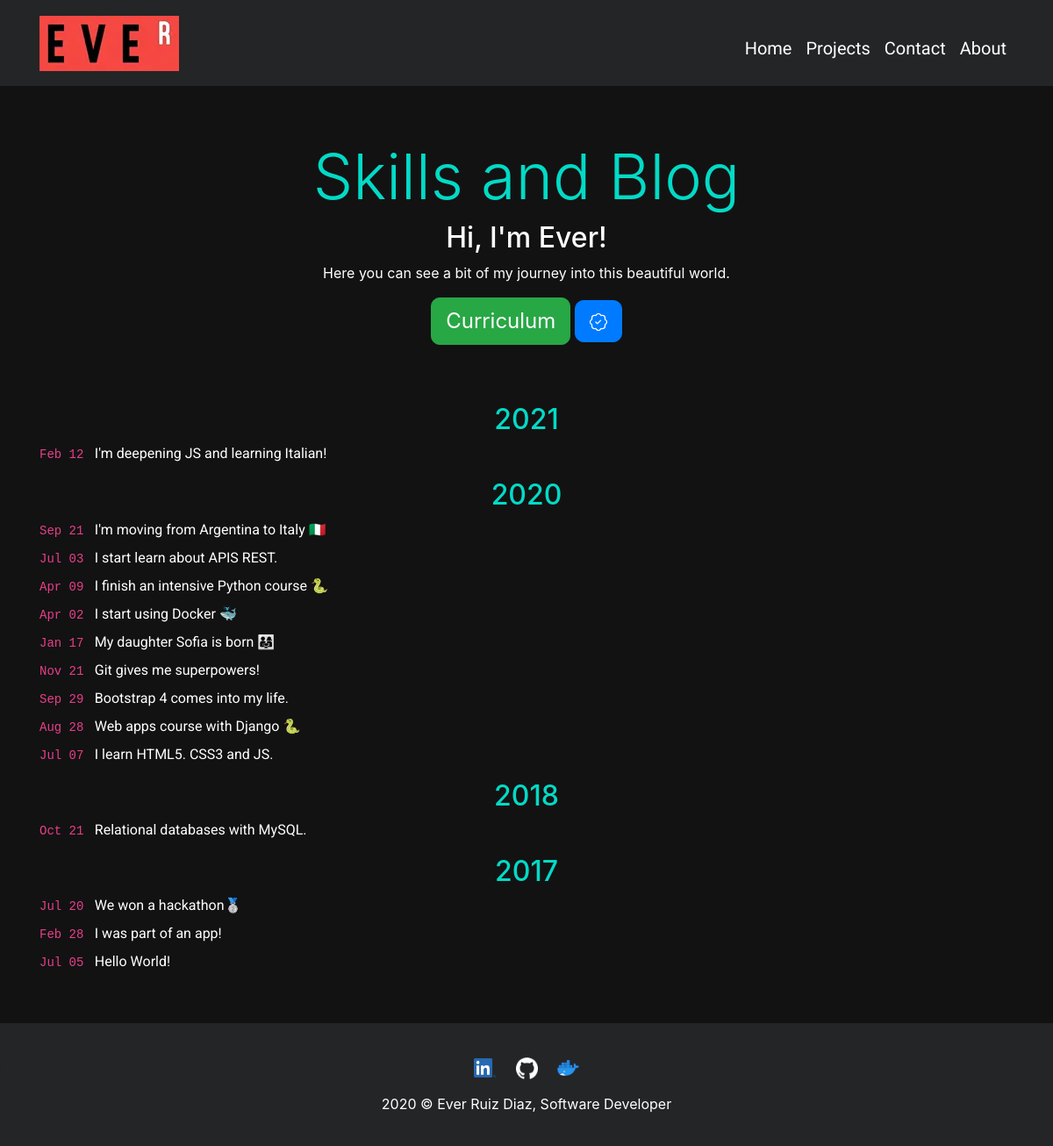
/, run on an earlier commit of the app's database.
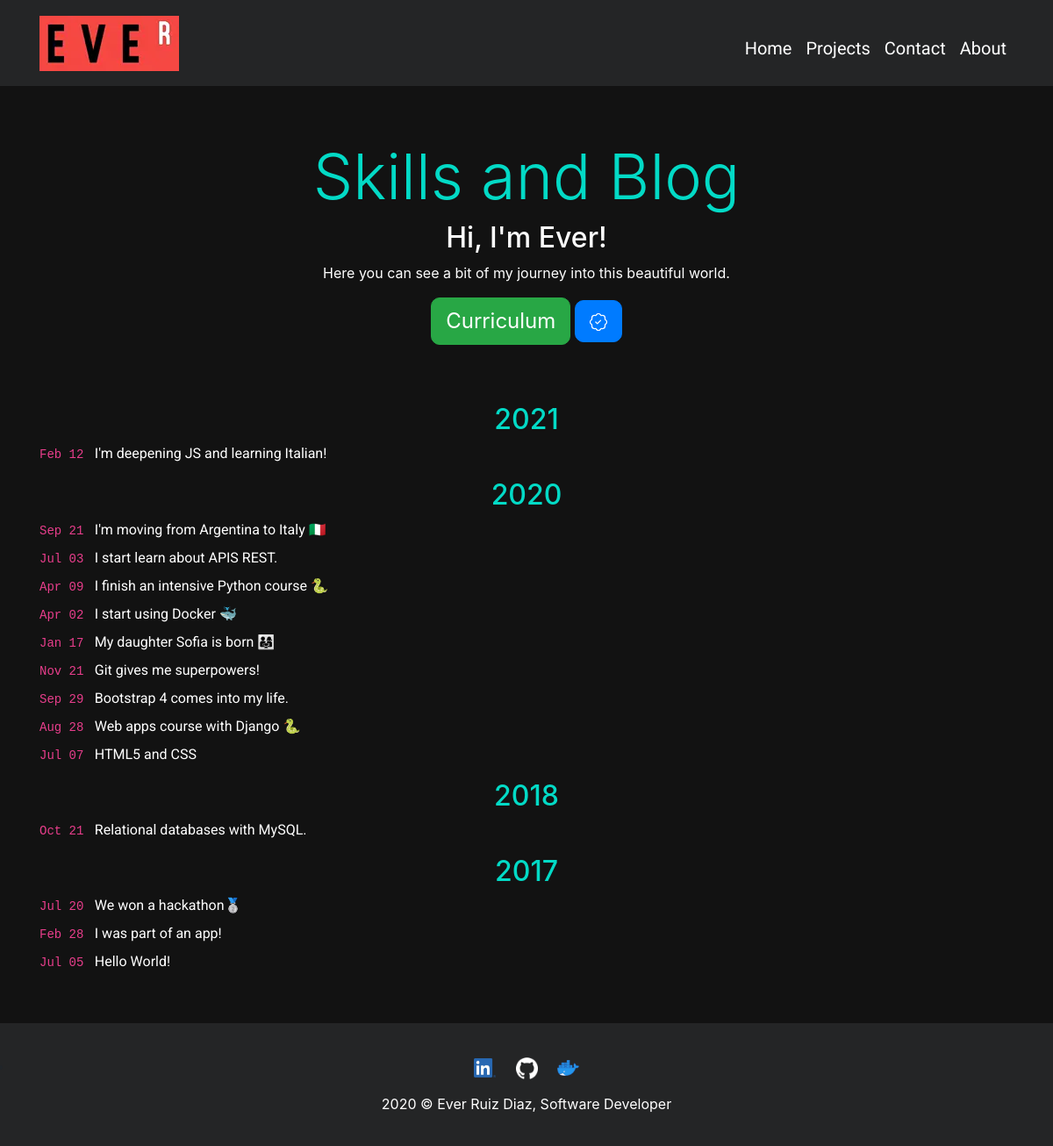
And on a later commit of the database.
### core/models.py (models this page shows, shortened)
class Blog(models.Model):
    title = models.CharField(verbose_name="Titulo", blank=True, max_length=150)
    subtitle = models.CharField(verbose_name="Subtitulo", blank=True, max_length=150, default="Nea")
    year = models.CharField(max_length=4, verbose_name="Año", null=True, blank=True)
    text_time = models.CharField(max_length=6, verbose_name="Fecha")
    description = RichTextField(verbose_name="Descripcion", blank=True, null=True)
    ordering = FloatField(verbose_name='Orden', default=0)
    link = models.URLField(null=True, blank=True)
    created = models.DateTimeField(auto_now_add=True, verbose_name='Fecha de creación')
    updated = models.DateTimeField(auto_now=True, verbose_name='Fecha de actualización')
    class Meta:
        verbose_name = "Blog"
        verbose_name_plural = "Blog"
        ordering = ['-ordering','created']

### core/views.py (the view)
# urls.py: path('', views.home, name='home'),
def home(request):
    blog = Blog.objects.all()
    return render(request, 'core/home.html', {'blog':blog})

### core/templates/core/home.html (shortened to what this page needs)
{% extends 'core/base.html' %}
{% load static %}
{% block content %}
    <div id="header" style="margin-bottom: 50px !important;">
        <h1 id="supertitle" class="display-3 pt-4">Skills and Blog</h1>
        <h2 id="subheader">Hi, I'm Ever!</h2>
        <p id="superp">Here you can see a bit of my journey into this beautiful world.</p>
        <a href="{% static 'core/docs/curriculum.pdf' %}" target="blank"><button onclick="this.blur()" type="button" title="Curriculum" id="botoncito" class="btn btn-success btn-lg">Curriculum</button></a>
        <a href="{% url 'certifications' %}" id="certibotoncito" target="blank" title="Certifications">
            <button type="button" class="btn btn-primary btn-lg" title="Certifications" onclick="this.blur()">
            </button>
        </a>
    </div>
    <div class="pb-5 container" id="rosalia">
        <div>
            {% for elemento in blog %}
            <div>
                <h2 id="year_blog" class="text-center {% if elemento.year != None %} pt-3 {% endif %}">
                    {% if elemento.year != None %}
                        {{elemento.year}}
                    {% endif %}
                </h2>
                <a class="gordon text-left" type="button" data-toggle="modal" data-target="#{{elemento.subtitle}}" target="blank" type="button" href="{% if elemento.link != None %} {{elemento.link}} {% endif %}" style="display: flex; align-items: start;">
                    <span style="white-space: nowrap;">
                    <code>
                        <time class="dt-published dt-updated" datetime="{{elemento.datetime}}">
                            {{elemento.text_time}}
                        </time>
                    </code>
                        &nbsp;</span>
                    <span class="link__title">{{elemento.title}}</span>
                </a>
            </div>
        {% endfor %}
        </div>
    </div>
{% endblock %}

What changed in the data, as far as the page shows it:
changed Blog "Jul 07": title "I learn HTML5. CSS3 and JS." → "HTML5 and CSS"
